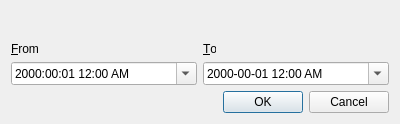
<?xml version="1.0" encoding="UTF-8"?>
<ui version="4.0">
 <class>Dialog</class>
 <widget class="QDialog" name="Dialog">
  <property name="geometry">
   <rect>
    <x>0</x>
    <y>0</y>
    <width>400</width>
    <height>124</height>
   </rect>
  </property>
  <property name="windowTitle">
   <string>Dialog</string>
  </property>
  <layout class="QVBoxLayout" name="verticalLayout">
   <item>
    <layout class="QGridLayout" name="gridLayout">
     <item row="3" column="1" alignment="Qt::AlignTop">
      <widget class="QDateTimeEdit" name="to_datetime_edit">
       <property name="displayFormat">
        <string>yyyy-mm-dd h:mm AP</string>
       </property>
       <property name="calendarPopup">
        <bool>true</bool>
       </property>
      </widget>
     </item>
     <item row="3" column="0">
      <widget class="QDateTimeEdit" name="from_datetime_edit">
       <property name="currentSection">
        <enum>QDateTimeEdit::YearSection</enum>
       </property>
       <property name="displayFormat">
        <string>yyyy:mm:dd h:mm AP</string>
       </property>
       <property name="calendarPopup">
        <bool>true</bool>
       </property>
      </widget>
     </item>
     <item row="0" column="1" alignment="Qt::AlignLeft|Qt::AlignBottom">
      <widget class="QLabel" name="label_2">
       <property name="text">
        <string>&amp;To</string>
       </property>
       <property name="buddy">
        <cstring>to_datetime_edit</cstring>
       </property>
      </widget>
     </item>
     <item row="0" column="0" alignment="Qt::AlignLeft|Qt::AlignBottom">
      <widget class="QLabel" name="label">
       <property name="text">
        <string>&amp;From</string>
       </property>
       <property name="buddy">
        <cstring>from_datetime_edit</cstring>
       </property>
      </widget>
     </item>
    </layout>
   </item>
   <item>
    <widget class="QDialogButtonBox" name="buttonBox">
     <property name="orientation">
      <enum>Qt::Horizontal</enum>
     </property>
     <property name="standardButtons">
      <set>QDialogButtonBox::Cancel|QDialogButtonBox::Ok</set>
     </property>
    </widget>
   </item>
  </layout>
 </widget>
 <resources/>
 <connections>
  <connection>
   <sender>buttonBox</sender>
   <signal>accepted()</signal>
   <receiver>Dialog</receiver>
   <slot>accept()</slot>
   <hints>
    <hint type="sourcelabel">
     <x>227</x>
     <y>95</y>
    </hint>
    <hint type="destinationlabel">
     <x>157</x>
     <y>123</y>
    </hint>
   </hints>
  </connection>
  <connection>
   <sender>buttonBox</sender>
   <signal>rejected()</signal>
   <receiver>Dialog</receiver>
   <slot>reject()</slot>
   <hints>
    <hint type="sourcelabel">
     <x>295</x>
     <y>101</y>
    </hint>
    <hint type="destinationlabel">
     <x>286</x>
     <y>123</y>
    </hint>
   </hints>
  </connection>
 </connections>
</ui>
